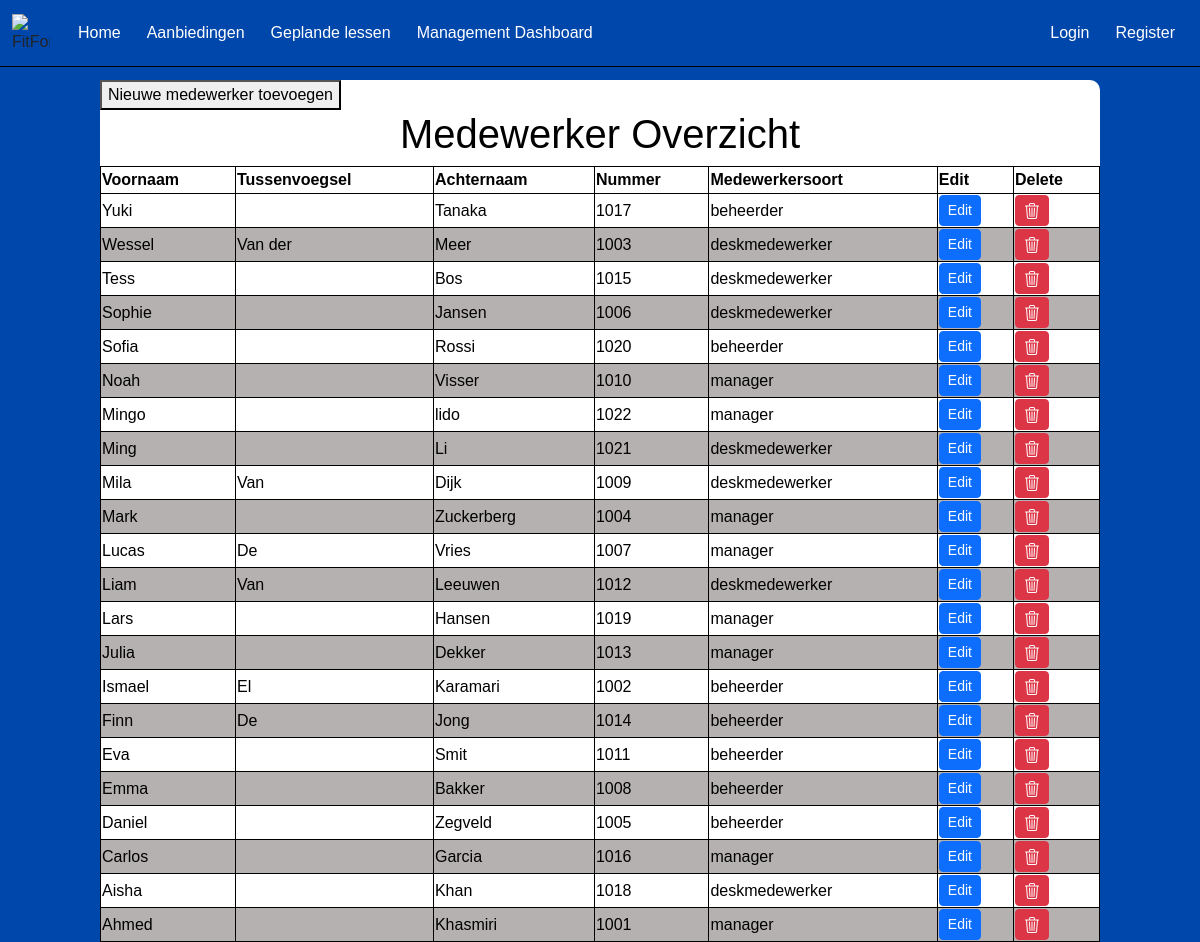
The page /medewerkeroverzicht/MedewerkerOverzicht.php on the database its author committed.
### tables this page shows
CREATE TABLE MedewerkerOverzicht
(
    Id               TINYINT(3)          UNSIGNED           NOT NULL   AUTO_INCREMENT,
    Voornaam         VARCHAR(150)                           NOT NULL
    ,Tussenvoegsel   VARCHAR(50)                            NULL
    ,Achternaam      VARCHAR(150)                           NOT NULL
    ,Nummer          MEDIUMINT                              NOT NULL
    ,Medewerkersoort VARCHAR(20)                            NOT NULL
    ,IsActief        BIT                                    NOT NULL    DEFAULT 1
    ,Opmerking       VARCHAR(255)                           NULL        DEFAULT NULL
    ,DatumAangemaakt DATETIME(6)                            NOT NULL    
    ,DatumGewijzigd  DATETIME(6)                            NOT NULL
    ,CONSTRAINT      PK_MedewerkerOverzicht_Id              PRIMARY KEY CLUSTERED(Id)
);

### medewerkeroverzicht/MedewerkerOverzicht.php (the view, shortened to what this page needs)
<?php
        include('config.php');
        $dsn = "mysql:host=$dbHost;dbname=$dbName;charset=UTF8";
        $pdo = new PDO($dsn, $dbUser, $dbPass);
        $sql = "SELECT  MWOZ.Voornaam,
                                        MWOZ.Tussenvoegsel,
                                        MWOZ.Achternaam,
                                        MWOZ.Nummer,
                                        MWOZ.Medewerkersoort
                        FROM medewerkeroverzicht AS MWOZ
                        ORDER BY MWOZ.Voornaam DESC";
        $statement = $pdo->prepare($sql);
        $statement->execute();
        $result = $statement->fetchAll(PDO::FETCH_OBJ);
?>
<!DOCTYPE html>
<html lang="en">
<head>
        <link href="https://cdn.jsdelivr.net/npm/bootstrap@5.3.3/dist/css/bootstrap.min.css" rel="stylesheet">
        <link href="style.css" rel="stylesheet">
</head>
<body>
  <nav class="navbar navbar-expand-lg fixed-top">
    <div class="container-fluid">
        <img class="logo"
          src="https://www.burda-forward.de/files/images/03_Media/Brands/FitForFun/BF_Media_Brands_FitForFun_logo.png"
          alt="FitForFun Logo">
      <div class="collapse navbar-collapse" id="navbarNav">
        <ul class="navbar-nav me-auto">
        <li class="nav-item">
        <a class="nav-link nav-link-Home" href="../Homepagina/index.php">Home</a>
      </li>
      <li class="nav-item">
      <a class="nav-link" href="../AanbiedingenPagina/aanbiedingen.php">Aanbiedingen</a>
      </li>
      <li class="nav-item">
        <a class="nav-link" href="../lessonkalender/lessen.php">Geplande lessen</a>
      </li>
      <li class="nav-item">
        <a class="nav-link" href="../Dashboard/Dashboard.php">Management Dashboard</a>
      </li>
        </ul>
        <?php
            if (isset($_SESSION['loggedin']) && $_SESSION['loggedin'] === true) {
              echo '<ul class="navbar-nav">
                  <li class="nav-item">
                    <a class="nav-link" href="../Accountgegevens/index.php">Accountinstellingen</a>
                  </li>
                  <li class="nav-item">
                    <a class="nav-link" href="../AccountsOverzicht/logout.php">Uitloggen</a>
                  </li>
                  </ul>';
            } else {
              echo '<ul class="navbar-nav">
                  <li class="nav-item">
                    <a class="nav-link" href="../AccountsOverzicht/login.php">Login</a>
                  </li>
                  <li class="nav-item">
                    <a class="nav-link" href="../PerPeriode/create.php">Register</a>
                  </li>
                  </ul>';
            }
            ?>
          </div>
        </div>
      </nav>
  <div class="container-table">
    <button onclick="window.location.href='create.php'">Nieuwe medewerker toevoegen</button>
    <h1>Medewerker Overzicht</h1>
    <table>
      <tr>
        <th>Voornaam</th>
        <th>Tussenvoegsel</th>
        <th>Achternaam</th>
        <th>Nummer</th>
        <th>Medewerkersoort</th>
        <th>Edit</th>
        <th>Delete</th>
      </tr>
      <?php foreach ($result as $row): ?>
        <tr>
          <td><?php echo htmlspecialchars($row->Voornaam); ?></td>
          <td><?php echo htmlspecialchars($row->Tussenvoegsel ?? ''); ?></td>
          <td><?php echo htmlspecialchars($row->Achternaam); ?></td>
          <td><?php echo htmlspecialchars($row->Nummer); ?></td>
          <td><?php echo htmlspecialchars($row->Medewerkersoort); ?></td>
          <td>
            <a href="edit.php?Nummer=<?php echo urlencode($row->Nummer); ?>" class="btn btn-primary btn-sm">Edit</a>
          </td>
          <td>
              <?php
              if (!isset($validPincode)) {
                $pinStmt = $pdo->query("SELECT Pincode FROM `FitForFun`.`Pincode` LIMIT 1");
                $pinRow = $pinStmt->fetch(PDO::FETCH_OBJ);
                $validPincode = $pinRow ? $pinRow->Pincode : '';
              }
              ?>
              <form action="delete.php" method="POST" onsubmit="var pin = prompt('Voer de pincode in:'); if(pin === '<?php echo htmlspecialchars($validPincode); ?>') { return confirm('Weet je zeker dat je dit lid wilt verwijderen?'); } else { alert('Onjuiste pincode'); return false; }">
              <button type="submit" class="btn btn-danger btn-sm">
              </button>
              </form>
            </td>
        </tr>
      <?php endforeach; ?>
    </table>
  </div>
</body>
</html>

### medewerkeroverzicht/style.css (style rules this page uses)
body { font-family: Arial, sans-serif; background-color: #0047AB !important; background-size: cover; background-position: center; padding-top: 80px; }
h1 { color: rgb(0, 0, 0) !important; text-align: center; }
.navbar { background-color: #0047AB; border-bottom: 1px solid black; }
.navbar .logo { width: 38px; height: 38px; margin-right: 15px; }
.nav-item { color: white; margin: 5px; }
.nav-link { color: white !important; }
.container-table { max-width: 1000px; margin: 0 auto; background: rgb(255, 255, 255); border-radius: 10px; position: relative; }
.container-table table { width: 100%; border-collapse: collapse; border-spacing: 0; color: rgb(0, 0, 0); border: 1px solid black; }
.container-table table tr td { border: 1px solid black; }
.container-table table tr th { border: 1px solid black; }
.container-table table tr:nth-child(odd) td { background-color: rgb(181, 177, 177); }

### rows shown on the page
medewerkeroverzicht: Voornaam "Yuki", Achternaam "Tanaka", Nummer "1017", Medewerkersoort "beheerder"
medewerkeroverzicht: Voornaam "Wessel", Tussenvoegsel "Van der", Achternaam "Meer", Nummer "1003", Medewerkersoort "deskmedewerker"
medewerkeroverzicht: Voornaam "Tess", Achternaam "Bos", Nummer "1015", Medewerkersoort "deskmedewerker"
medewerkeroverzicht: Voornaam "Sophie", Achternaam "Jansen", Nummer "1006", Medewerkersoort "deskmedewerker"
medewerkeroverzicht: Voornaam "Sofia", Achternaam "Rossi", Nummer "1020", Medewerkersoort "beheerder"
medewerkeroverzicht: Voornaam "Noah", Achternaam "Visser", Nummer "1010", Medewerkersoort "manager"
medewerkeroverzicht: Voornaam "Mingo", Achternaam "lido", Nummer "1022", Medewerkersoort "manager"
medewerkeroverzicht: Voornaam "Ming", Achternaam "Li", Nummer "1021", Medewerkersoort "deskmedewerker"
medewerkeroverzicht: Voornaam "Mila", Tussenvoegsel "Van", Achternaam "Dijk", Nummer "1009", Medewerkersoort "deskmedewerker"
medewerkeroverzicht: Voornaam "Mark", Achternaam "Zuckerberg", Nummer "1004", Medewerkersoort "manager"
medewerkeroverzicht: Voornaam "Lucas", Tussenvoegsel "De", Achternaam "Vries", Nummer "1007", Medewerkersoort "manager"
medewerkeroverzicht: Voornaam "Liam", Tussenvoegsel "Van", Achternaam "Leeuwen", Nummer "1012", Medewerkersoort "deskmedewerker"
medewerkeroverzicht: Voornaam "Lars", Achternaam "Hansen", Nummer "1019", Medewerkersoort "manager"
medewerkeroverzicht: Voornaam "Julia", Achternaam "Dekker", Nummer "1013", Medewerkersoort "manager"
medewerkeroverzicht: Voornaam "Ismael", Tussenvoegsel "El", Achternaam "Karamari", Nummer "1002", Medewerkersoort "beheerder"
medewerkeroverzicht: Voornaam "Finn", Tussenvoegsel "De", Achternaam "Jong", Nummer "1014", Medewerkersoort "beheerder"
medewerkeroverzicht: Voornaam "Eva", Achternaam "Smit", Nummer "1011", Medewerkersoort "beheerder"
medewerkeroverzicht: Voornaam "Emma", Achternaam "Bakker", Nummer "1008", Medewerkersoort "beheerder"
medewerkeroverzicht: Voornaam "Daniel", Achternaam "Zegveld", Nummer "1005", Medewerkersoort "beheerder"
medewerkeroverzicht: Voornaam "Carlos", Achternaam "Garcia", Nummer "1016", Medewerkersoort "manager"
medewerkeroverzicht: Voornaam "Aisha", Achternaam "Khan", Nummer "1018", Medewerkersoort "deskmedewerker"
medewerkeroverzicht: Voornaam "Ahmed", Achternaam "Khasmiri", Nummer "1001", Medewerkersoort "manager"
